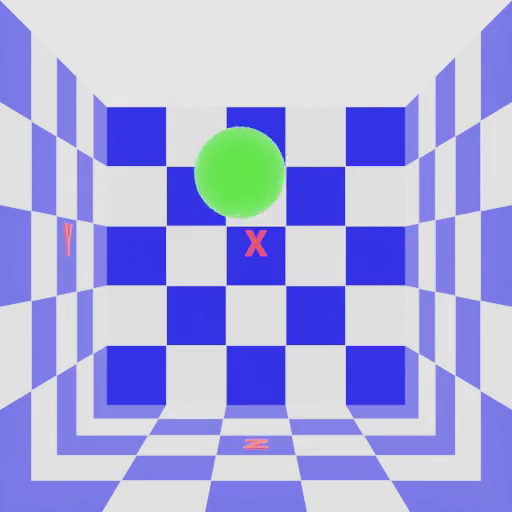
#> input picture frame 10 of RenderOutput/set0/X/x.mp4, 512 x 512 px
$ python triangulate.py
#> lines starting #> are read from the running program, lines starting #| are printed output that depends on the picture; after the words box and inside, x2 and y2 are one past the last pixel; in counts of white or black regions, pixels touching at a corner belong together; pictures that were not available may be replaced by others from this repository, and a replacement may not be noted
### src/objectTrack.py
# import the necessary packages
from collections import deque
from imutils.video import VideoStream
import numpy as np
import argparse
import cv2
import imutils
import time
import os


frames=[]
saveFrames=True

# [9 lines left out: function writeFrames, not called in this run]

def trackVideo( filename ):
#> called with filename = '../RenderOutput/set0/X/x.mp4'
	raw = np.zeros(shape=(100,3))
	count = 0

	# define the lower and upper boundaries of the "green"
	# ball in the HSV color space, then initialize the
	# list of tracked points
	greenLower = (29, 86, 6)
	greenUpper = (64, 255, 255)

	pts = deque(maxlen=100)
	vs = cv2.VideoCapture(filename)


	# keep looping
	while True:
		# grab the current frame
		(grabbed, frame) = vs.read()
#> frame is the input picture: shape (512, 512, 3); mean B, G, R 223.7, 171.8, 170
		# handle the frame from VideoCapture or VideoStream
		# if we are viewing a video and we did not grab a frame,
		# then we have reached the end of the video
		if not grabbed:
			break
		# resize the frame, blur it, and convert it to the HSV
		# color space
		#frame = imutils.resize(frame)

		hsv = cv2.cvtColor(frame, cv2.COLOR_BGR2HSV)
#> hsv: shape (512, 512, 3); mean H, S, V 68.1, 66.2, 227.4
		# construct a mask for the color "green", then perform
		# a series of dilations and erosions to remove any small
		# blobs left in the mask
		mask = cv2.inRange(hsv, greenLower, greenUpper)
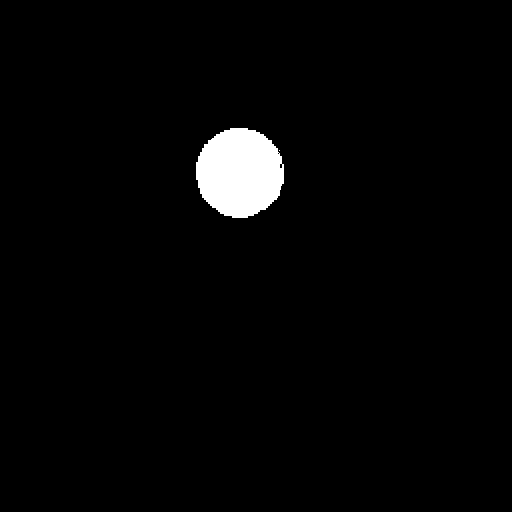
#> mask: shape (512, 512); 2.4% white; 2 white regions (1 under 20 px), largest, box (x1, y1, x2, y2) and area: (196, 128, 284, 218) 6193
		mask = cv2.erode(mask, None, iterations=2)
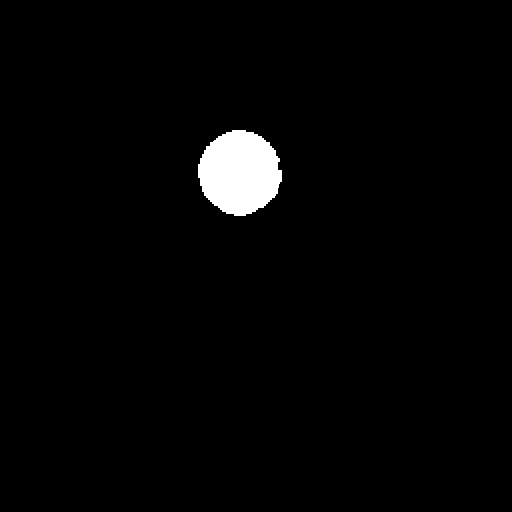
#> mask: shape (512, 512); 2.1% white; 1 white region, box (x1, y1, x2, y2) and area: (198, 130, 282, 216) 5479
		mask = cv2.dilate(mask, None, iterations=2)
#> mask: shape (512, 512); 2.4% white; 1 white region

		# find contours in the mask and initialize the current
		# (x, y) center of the ball
		cnts = cv2.findContours(mask.copy(), cv2.RETR_EXTERNAL,
		cv2.CHAIN_APPROX_SIMPLE)
#> cnts = 1 contour; box (x1, y1, x2, y2) and area: (196, 128, 284, 218) 6030
		cnts = imutils.grab_contours(cnts)
		center = None
		# only proceed if at least one contour was found
		if len(cnts) > 0:
			# find the largest contour in the mask, then use
			# it to compute the minimum enclosing circle and
			# centroid
			c = max(cnts, key=cv2.contourArea)
#> c = contour of 153 points, box (x1, y1, x2, y2) (196, 128, 284, 218), area 6030
			((x, y), radius) = cv2.minEnclosingCircle(c)
#> x = 239.6; y = 172.3; radius = 45.47
			M = cv2.moments(c)
#> M = moments, m00 6030, centre m10/m00, m01/m00 = (239.4, 172.3)
			center = (int(M["m10"] / M["m00"]), int(M["m01"] / M["m00"]))
#> center = (239, 172)
			# only proceed if the radius meets a minimum size
			if radius > 1:
				#Add the tracked values to raw for later processing
				raw[count] = [x,y,radius]
				count+=1
				# draw the circle and centroid on the frame,
				# then update the list of tracked points
				cv2.circle(frame, (int(x), int(y)), int(radius),
					(0, 0, 255), 2)
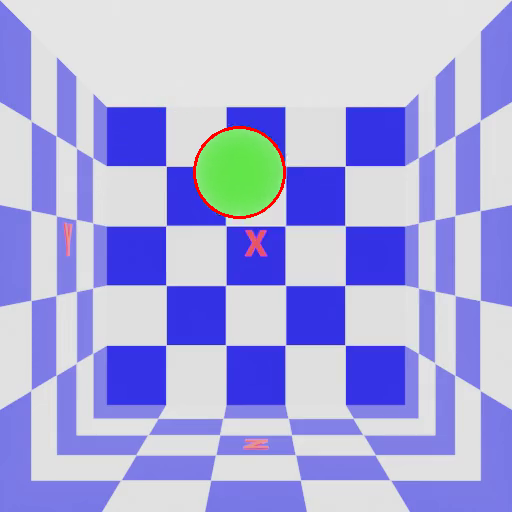
#> frame: shape (512, 512, 3); 0.32% of pixels changed, all inside (x1, y1, x2, y2) = (193, 126, 286, 219)
				cv2.circle(frame, center, 5, (0, 0, 255), -1)
#> frame: shape (512, 512, 3); 0.03% of pixels changed, all inside (x1, y1, x2, y2) = (234, 167, 245, 178)
		# update the points queue
		pts.appendleft(center)


	# loop over the set of tracked points
		for i in range(1, len(pts)):
			# if either of the tracked points are None, ignore
			# them
			if pts[i - 1] is None or pts[i] is None:
				continue
			# otherwise, compute the thickness of the line and
			# draw the connecting lines
			thickness = int(np.sqrt(100 / float(i + 1)) * 2.5)
			cv2.line(frame, pts[i - 1], pts[i], (0, 0, 255), thickness)

		#Save current frame to global array if enabled
		if saveFrames:
			frames.append(frame)

		key = cv2.waitKey(1) & 0xFF
#> (key q is pressed here)
		# if the 'q' key is pressed, stop the loop
		if key == ord("q"):
			break

	vs.release()
	print(len(frames))
#| 1

	return raw

### src/triangulate.py
#!/usr/bin/python
import objectTrack as ot

import matplotlib
from mpl_toolkits.mplot3d import Axes3D
import matplotlib.pyplot as plt

set=0
print("set="+str(set), end="")
if set==0:
    print("(Eevee)")
else:
    print("(Cycles)")

#Motion track each video and save the raw tracking data
#(numpy array : [x , y , radius])
print("Tracking Cam X...", end="")
xRaw = ot.trackVideo("../RenderOutput/set"+str(set)+"/X/x.mp4")
print("done.\nTracking Cam Y...", end="")
yRaw = ot.trackVideo("../RenderOutput/set"+str(set)+"/Y/y.mp4")
#> (key Esc is pressed here)
#| 5
print("done.\nTracking Cam Z...", end="")
zRaw = ot.trackVideo("../RenderOutput/set"+str(set)+"/Z/z.mp4")
print("done.")

#encode the tracking visualization as an mp4 video
print("Encoding tracking frames as video...", end="")
ot.writeFrames("./track.mp4")


print("done.\nProcessing...", end="")
fig = plt.figure()
ax = Axes3D(fig)

ax.plot(xRaw[:,2],yRaw[:,2],zRaw[:,2])
print("done.")
plt.show()

$ run again, starting later in the video
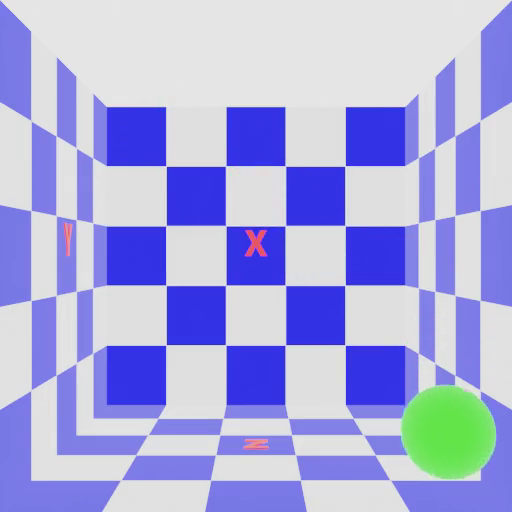
#> input picture frame 45 of RenderOutput/set0/X/x.mp4, 512 x 512 px
#> in trackVideo, frame is the input picture: shape (512, 512, 3); mean B, G, R 223.4, 170.9, 168.8
#> hsv: shape (512, 512, 3); mean H, S, V 67.9, 67.5, 227.4
#> in trackVideo, `mask = cv2.erode(mask, None, iterations=2)`:
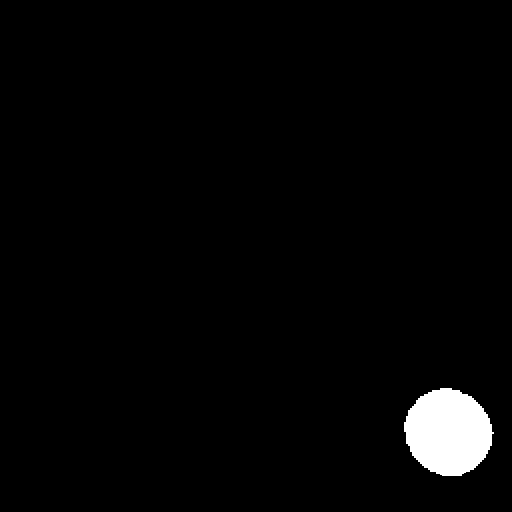
#> mask: shape (512, 512); 2.3% white; 1 white region, box (x1, y1, x2, y2) and area: (404, 388, 494, 476) 5956
#> cnts = 1 contour; box (x1, y1, x2, y2) and area: (402, 386, 496, 478) 6527
#> c = contour of 168 points, box (x1, y1, x2, y2) (402, 386, 496, 478), area 6527
#> x = 447.6; y = 431.6; radius = 47.92
#> M = moments, m00 6527, centre m10/m00, m01/m00 = (447.9, 431.8)
#> center = (447, 431)
#> in trackVideo, `cv2.circle(frame, (int(x), int(y)), int(radius), (0, 0, 255), 2)`:
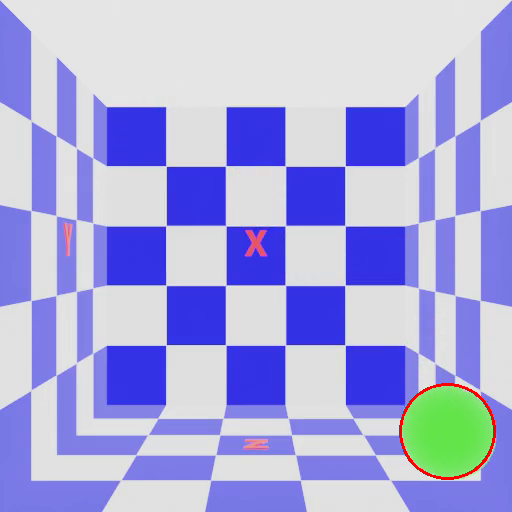
#> frame: shape (512, 512, 3); 0.33% of pixels changed, all inside (x1, y1, x2, y2) = (399, 383, 496, 480)
#| 1
#| 5

$ run again, starting later in the video
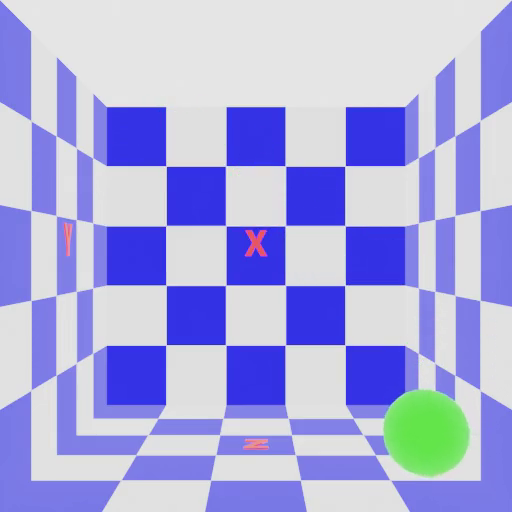
#> input picture frame 80 of RenderOutput/set0/X/x.mp4, 512 x 512 px
#> in trackVideo, frame is the input picture: shape (512, 512, 3); mean B, G, R 223.9, 170.8, 169.3
#> hsv: shape (512, 512, 3); mean H, S, V 68, 67, 227.3
#> in trackVideo, `mask = cv2.erode(mask, None, iterations=2)`:
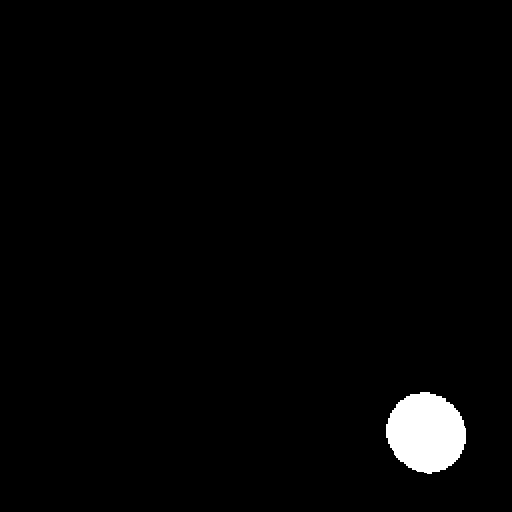
#> mask: shape (512, 512); 1.9% white; 1 white region, box (x1, y1, x2, y2) and area: (386, 392, 466, 474) 4971
#> cnts = 1 contour; box (x1, y1, x2, y2) and area: (384, 390, 468, 476) 5492
#> c = contour of 142 points, box (x1, y1, x2, y2) (384, 390, 468, 476), area 5492
#> x = 425.9; y = 432.2; radius = 44.15
#> M = moments, m00 5492, centre m10/m00, m01/m00 = (425.8, 432.3)
#> center = (425, 432)
#> in trackVideo, `cv2.circle(frame, (int(x), int(y)), int(radius), (0, 0, 255), 2)`:
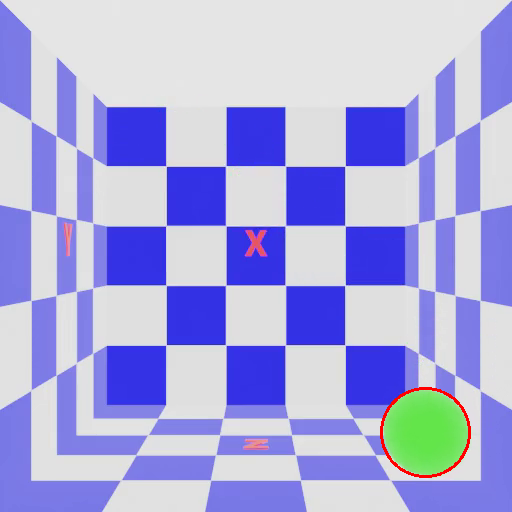
#> frame: shape (512, 512, 3); 0.32% of pixels changed, all inside (x1, y1, x2, y2) = (380, 387, 471, 478)
#| 1
#| 5
